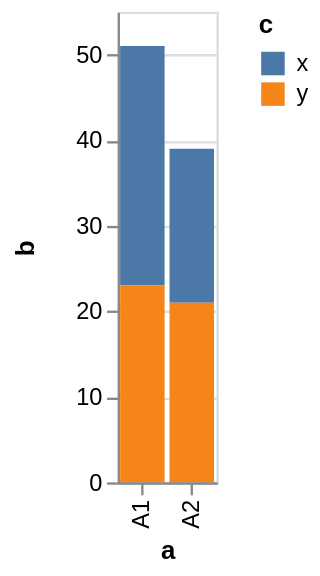

Vega-Lite specification stored for this chart:
### Vega specification from a JSON file in a GitHub repository (floating-point values rounded to 4 significant figures)
{"$schema": "https://vega.github.io/schema/vega/v3.0.json", "description": "A simple bar chart with embedded data.", "autosize": "pad", "padding": 5, "height": 200, "style": "cell", "data": [{"name": "source_0", "values": [{"a": "A1", "b": 28, "c": "x"}, {"a": "A1", "b": 23, "c": "y"}, {"a": "A2", "b": 18, "c": "x"}, {"a": "A2", "b": 21, "c": "y"}]}, {"name": "data_0", "source": "source_0", "transform": [{"type": "formula", "expr": "toNumber(datum[\"b\"])", "as": "b"}, {"type": "stack", "groupby": ["a"], "field": "b", "sort": {"field": ["c"], "order": ["descending"]}, "as": ["b_start", "b_end"], "offset": "zero"}, {"type": "filter", "expr": "datum[\"b\"] !== null && !isNaN(datum[\"b\"])"}]}], "signals": [{"name": "x_step", "value": 21}, {"name": "width", "update": "bandspace(domain('x').length, 0.1, 0.05) * x_step"}], "marks": [{"name": "marks", "type": "rect", "style": ["bar"], "from": {"data": "data_0"}, "encode": {"update": {"x": {"scale": "x", "field": "a"}, "width": {"scale": "x", "band": true}, "y": {"scale": "y", "field": "b_end"}, "y2": {"scale": "y", "field": "b_start"}, "fill": {"scale": "color", "field": "c"}}}}], "scales": [{"name": "x", "type": "band", "domain": {"data": "data_0", "field": "a", "sort": true}, "range": {"step": {"signal": "x_step"}}, "paddingInner": 0.1, "paddingOuter": 0.05}, {"name": "y", "type": "linear", "domain": {"data": "data_0", "fields": ["b_start", "b_end"], "sort": true}, "range": [{"signal": "height"}, 0], "nice": true, "zero": true}, {"name": "color", "type": "ordinal", "domain": {"data": "data_0", "field": "c", "sort": true}, "range": "category"}], "axes": [{"scale": "x", "orient": "bottom", "labelOverlap": true, "title": "a", "zindex": 1, "encode": {"labels": {"update": {"angle": {"value": 270}, "align": {"value": "right"}, "baseline": {"value": "middle"}}}}}, {"scale": "y", "orient": "left", "labelOverlap": true, "tickCount": {"signal": "ceil(height/40)"}, "title": "b", "zindex": 1}, {"scale": "y", "orient": "left", "domain": false, "grid": true, "labels": false, "maxExtent": 0, "minExtent": 0, "tickCount": {"signal": "ceil(height/40)"}, "ticks": false, "zindex": 0, "gridScale": "x"}], "legends": [{"fill": "color", "title": "c", "encode": {"symbols": {"update": {"shape": {"value": "square"}}}}}], "config": {"axisY": {"minExtent": 30}}}
